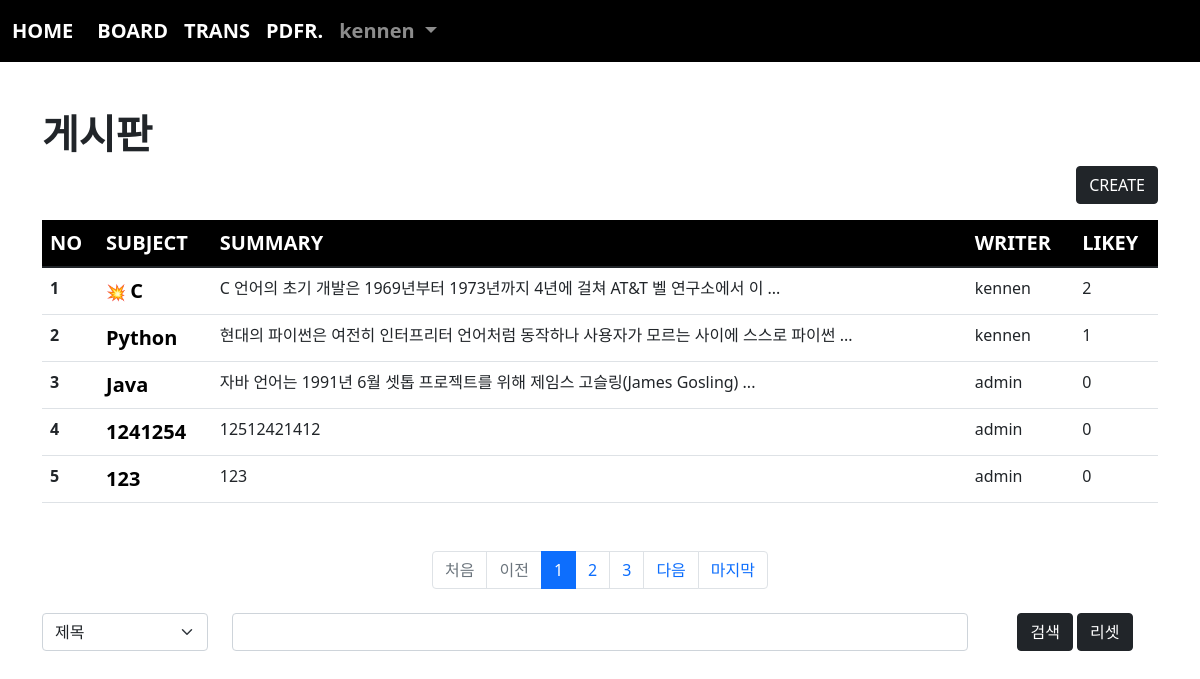
The page /board/index/ (signed in) on the database its author committed.
### acc/models.py (models this page shows, shortened)
class User(AbstractUser):
    point = models.IntegerField(default=0)
    comment = models.TextField()
    pic = models.ImageField(upload_to="user/%y/%m")

### board/models.py (models this page shows, shortened)
class Board(models.Model):
    subject = models.CharField(max_length=200)
    writer = models.ForeignKey(User, on_delete=models.CASCADE, related_name="writer")
    content = models.TextField()
    likey = models.ManyToManyField(User, blank=True, related_name="likey")
    pubdate = models.DateTimeField()
    def summary(self):
        if len(self.content) > 50:
            return f"{self.content[:50]} ..."
        return self.content
    def hot(self):
        if self.likey.count() > 1:
            return True
        return False

### board/views.py (the view)
# urls.py: path('index/', views.index, name="index"),
def index(request):
    pg = request.GET.get("page", 1)
    cate = request.GET.get("cate", "")
    kw = request.GET.get("kw", "")
    if kw:
        if cate == "sub":
            b = Board.objects.filter(subject__startswith=kw)
        elif cate == "wri":
            from acc.models import User
            try:
                u = User.objects.get(username=kw)
                b = Board.objects.filter(writer=u)
            except:
                b = Board.objects.none()
        elif cate == "con":
            b = Board.objects.filter(content__contains=kw)
        else:
            messages.error(request, "법적 조치 가하겠음! 해볼테면 털어봐")
            b = Board.objects.none()
    else:
        b = Board.objects.all()
    pag = Paginator(b, 5)
    obj = pag.get_page(pg)
    context = {
        "bset": obj,
        "cate": cate,
        "kw": kw
    }
    return render(request, "board/index.html", context)

### templates/board/index.html (shortened to what this page needs)
{% extends 'base.html' %}
{% block con %}
{% load mathfilters %}
    <div class="container mt-5 mb-5">
        <h1><b>게시판</b></h1>
        <div class="text-end">
            <a href="{% url 'board:create' %}" class="btn btn-dark">CREATE</a>
        </div>
        <table class="table mt-3 table-hover">
            <thead style="background-color: black; color:white; font-size: 20px;">
                <tr>
                    <th scope="col">NO</th>
                    <th scope="col">SUBJECT</th>
                    <th scope="col">SUMMARY</th>
                    <th scope="col">WRITER</th>
                    <th scope="col">LIKEY</th>
                </tr>
            </thead>
            <tbody>
                {% if bset %}
                    {% for i in bset %}
                        <tr>
                            <th scope="row">{{ bset.start_index|add:forloop.counter0 }}</th>
                            <td>{% if i.hot %} 💥 {% endif %}<a class="sub" href="{% url 'board:detail' i.id %}">{{ i.subject }}</a></td>
                            <td>{{ i.summary }}</td>
                            <td>{{ i.writer }}</td>
                            <td>{{ i.likey.count }}</td>
                        </tr>
                    {% endfor %}
                {% endif %}
            </tbody>
        </table>
        <nav id="pag" class="mt-5" aria-label="Page navigation example">
            <ul class="pagination justify-content-center">
                {% if bset.has_previous %}
                    <li class="page-item">
                        <a href="?page=1&cate={{cate}}&kw={{kw}}" class="page-link">처음</a>
                    </li>
                    <li class="page-item">
                        <a href="?page={{bset.previous_page_number}}&cate={{cate}}&kw={{kw}}" class="page-link">이전</a>
                    </li>
                {% else %}
                    <li class="page-item disabled">
                        <a class="page-link">처음</a>
                    </li>
                    <li class="page-item disabled">
                        <a class="page-link">이전</a>
                    </li>
                {% endif %}
                {% for i in bset.paginator.page_range %}
                    {% if i >= bset.number|sub:5 and bset.number|add:4 >= i %}
                        <li class="page-item {% if bset.number == i %} active {% endif %}">
                            <a class="page-link" href="?page={{i}}&cate={{cate}}&kw={{kw}}">{{i}}</a>
                        </li>
                    {% endif %}
                {% endfor %}
                {% if bset.has_next %}
                    <li class="page-item">
                        <a href="?page={{bset.next_page_number}}&cate={{cate}}&kw={{kw}}" class="page-link">다음</a>
                    </li>
                    <li class="page-item">
                        <a href="?page={{bset.paginator.num_pages}}&cate={{cate}}&kw={{kw}}" class="page-link">마지막</a>
                    </li>
                {% endif %}
            </ul>
        </nav>
        <form>
            <div class="row mt-4">
                <div class="col-lg-2">
                    <select class="form-select mb-3" name="cate" aria-label=".form-select-lg example">
                        <option value="sub" {% if cate == "sub" %} selected {% endif %}>제목</option>
                    </select>
                </div>
                <div class="col-lg-8">
                    <input type="text" name="kw" value="{{kw}}" class="form-control">
                </div>
                <div class="col-lg-2 text-center">
                    <button class="btn btn-dark">검색</button>
                    <a href="{% url 'board:index' %}" class="btn btn-dark">리셋</a>
                </div>
            </div>
        </form>
    </div>
{% endblock %}

### templates/base.html (shortened to what this page needs)
<!doctype html>
<html lang="en">
    <head>
        <link href="https://cdn.jsdelivr.net/npm/bootstrap@5.1.3/dist/css/bootstrap.min.css" rel="stylesheet">
    </head>
    <body>
        {% if user.is_authenticated %}
            <nav class="navbar navbar-expand-lg navbar-dark" style="background-color: rgb(0, 0, 0); font-size: 20px; font-weight: bold;">
                <div class="container-fluid">
                    <a class="navbar-brand" href="{% url 'acc:index' %}">HOME</a>
                    <div class="collapse navbar-collapse" id="navbarSupportedContent">
                        <ul class="navbar-nav me-auto mb-2 mb-lg-0">
                            <li class="nav-item">
                                <a class="nav-link active" aria-current="page" href="{% url 'board:index' %}">BOARD</a>
                            </li>
                            <li class="nav-item">
                                <a class="nav-link active" aria-current="page" href="{% url 'trans:index' %}">TRANS</a>
                            </li>
                            <li class="nav-item">
                                <a class="nav-link active" aria-current="page" href="{% url 'pdfread:index' %}">PDFR.</a>
                            </li>
                            <li class="nav-item dropdown">
                                <a class="nav-link dropdown-toggle" href="#" id="navbarDropdown" role="button" data-bs-toggle="dropdown" aria-expanded="false">
                                    {{ user }}
                                </a>
                            </li>
                        </ul>
                    </div>
                </div>
            </nav>
        {% endif %}
        {% if user.is_authenticated %}
            {% block con %}{% endblock %}
        {% endif %}
    </body>
</html>

### templates/board/index.html (style rules this page uses)
.sub { color:black; text-decoration: none; font-size: 20px; font-weight: bold; }

### rows shown on the page
User: username "kennen"
Board: start_index|add "1", subject "C", summary "C 언어의 초기 개발은 1969년부터 1973년까지 4년에 걸쳐 AT&T 벨 연구소에서 이 ...", writer "kennen", likey.count "2"
Board: start_index|add "2", subject "Python", summary "현대의 파이썬은 여전히 인터프리터 언어처럼 동작하나 사용자가 모르는 사이에 스스로 파이썬 ...", writer "kennen", likey.count "1"
Board: start_index|add "3", subject "Java", summary "자바 언어는 1991년 6월 셋톱 프로젝트를 위해 제임스 고슬링(James Gosling) ...", writer "admin", likey.count "0"
Board: start_index|add "4", subject "1241254", summary "12512421412", writer "admin", likey.count "0"
Board: start_index|add "5", subject "123", summary "123", writer "admin", likey.count "0"

### other values the page prints
{{ i }} "1" "2" "3"
